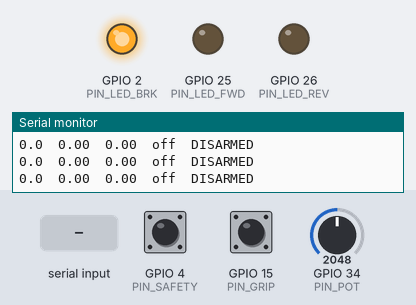
This sketch was run on a simulated ESP32. Parts: output pins drawn as LEDs (lit = HIGH), the last lines printed to the serial monitor. The inputs (shaded band) are chosen by the test bench; at power-on: GPIO 4 (PIN_SAFETY) HIGH, GPIO 15 (PIN_GRIP) HIGH, GPIO 34 (PIN_POT) = 2048 (analog values on the 0–4095 scale).

Above: at 3.9 s.
4.0 s: GPIO 4 (PIN_SAFETY) pulled LOW for 0.15 s
5.6 s: GPIO 15 (PIN_GRIP) pulled LOW for 0.15 s
7.2 s: "z" received over Serial
8.8 s: GPIO 4 (PIN_SAFETY) driven LOW and GPIO 15 (PIN_GRIP) driven LOW
10.7 s: GPIO 34 (PIN_POT) set to 2076
12.2 s: GPIO 34 (PIN_POT) set to 2103
At 12.7 s:
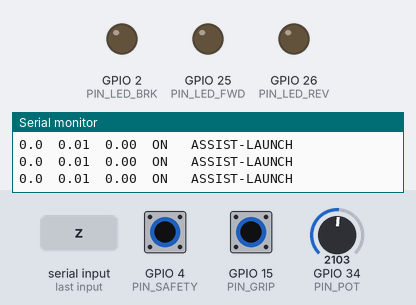
Timing chart, 0 to 15.2 s (numbered marks = the images above; inputs shaded):
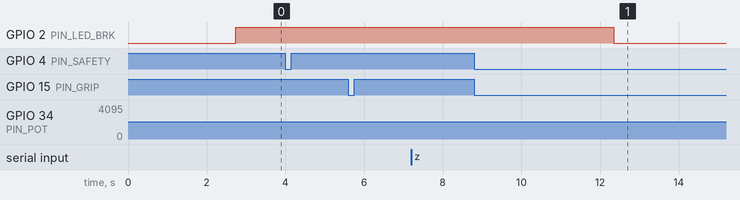

The sketch:

assist_law.ino
```cpp
/*
  assist_law.ino  —  the four-quadrant assist law, on the bench
  ESP32-WROOM-32 (30-pin, Elegoo)

  WHAT CHANGED FROM THE FIRST VERSION
  The first version treated handle force as the whole story. It isn't.
  The same force means different things depending on which way the chair
  is already rolling, and whether a hand is actually on the handle.
  This version implements the nine-cell table:

              | rolling fwd      | at rest          | rolling back
     push +   | assist, cruise   | assist, launch   | BRAKE  (deferred)
     F ~ 0    | hold speed       | brake and hold   | brake and hold
     pull -   | regen brake      | reverse, capped  | BRAKE  (deferred)

  Seven cells are implemented. The two marked deferred need speed sensing
  we don't have yet, so the rule there is blunt and safe: any backward
  roll under power gets braked.

  --------------------------------------------------------------------------
  WIRING  (one new wire vs. last time)

  10k LINEAR pot = the fake handle:
     outer leg -> 3V3,  other outer leg -> GND,  wiper -> D34
     Centered = zero force. One way push, the other pull.

  D4  -> GND  = the safety loop (E-stop NC + wrist tether, in series)
                Pull it: everything stops, and will not re-arm until the
                handle force is back near zero.

  D15 -> GND  = the GRIP SENSOR stand-in.  *** NEW WIRE ***
                In  = a hand is on the handle.
                Out = no hand.
                This is the second channel. Force alone cannot tell a
                resting hand from an absent one, and that distinction is
                the difference between "hold speed" and "stop the chair."

  D25 -> 220R -> green LED  -> GND     assist forward
  D26 -> 220R -> yellow LED -> GND     assist reverse
  D2  -> onboard LED                   braking or disarmed

  Monitor:  screen /dev/cu.usbserial-0001 115200     (quit: Ctrl-A k y)
  Commands: z = re-zero the knob,  p = pause printing
  --------------------------------------------------------------------------
*/

// ---------- pins ----------
const int PIN_POT     = 34;
const int PIN_SAFETY  = 4;
const int PIN_GRIP    = 15;
const int PIN_LED_FWD = 25;
const int PIN_LED_REV = 26;
const int PIN_LED_BRK = 2;

// ---------- the numbers worth arguing about ----------
const float F_RANGE   = 150.0f;   // N, full knob travel each way
const float DEADBAND  =   4.0f;   // N, resting hands are not a request

// Launch and cruise are NOT the same curve.
// Breaking 100 kg out of standstill wants more help, delivered slowly.
// Correcting at walking pace wants less help, delivered quickly.
const float K_LAUNCH  =   2.6f;   // assist ratio from a dead stop
const float K_CRUISE  =   1.8f;   // assist ratio at walking pace
const float RAMP_LAUNCH = 0.45f;  // s, 0 to full -- deliberately gentle
const float RAMP_CRUISE = 0.20f;  // s, 0 to full -- lag feels like fighting

const float WHEEL_R   =  0.0825f; // m, 6.5" hoverboard wheel
const float KT        =  1.00f;   // Nm/A  <-- PLACEHOLDER until VESC
                                  // motor detection measures it.
const float I_MAX     = 12.0f;    // A, drive ceiling
const float I_REGEN   =  8.0f;    // A, max braking from a pull
const float I_HOLD    =  3.0f;    // A, standstill holding brake
const float I_DECEL   =  4.0f;    // A, hands-gone controlled stop
const float I_MAX_REV =  4.0f;    // A, reverse is deliberately feeble

const float V_TAPER_START = 4.0f; // km/h, assist begins fading
const float V_TAPER_END   = 6.0f; // km/h, assist is gone
const float V_MOVING      = 0.15f;// m/s, below this we call it stopped
const float V_LAUNCH_END  = 0.8f; // m/s, gain has fully crossed to cruise

// ---------- simulated chair (a MODEL, labelled SIM in the output) ----------
const float SIM_MASS = 100.0f;    // kg, chair + occupant
const float SIM_CRR  = 0.02f;     // rolling resistance coefficient
float simSpeed = 0.0f;            // m/s, SIGNED

// ---------- state ----------
int   potZero    = 2048;
float fFiltered  = 0.0f;
float iCommanded = 0.0f;
bool  needsRearm = true;
bool  printing   = true;
unsigned long lastLoop = 0, lastPrint = 0;
const unsigned long LOOP_MS = 10;

// ---------------------------------------------------------------- helpers

float clampf(float v, float lo, float hi) {
  return v < lo ? lo : (v > hi ? hi : v);
}

// The only function that changes when the load cell arrives.
float readHandleForce() {
  int raw = analogRead(PIN_POT);
  return (float)(raw - potZero) * (F_RANGE / 2048.0f);
}

float lowpass(float in, float prev) {
  const float ALPHA = 0.25f;      // ~5 Hz at a 100 Hz loop
  return prev + ALPHA * (in - prev);
}

float deadband(float f) {
  if (f >  DEADBAND) return f - DEADBAND;
  if (f < -DEADBAND) return f + DEADBAND;
  return 0.0f;
}

// Speed, not velocity. Reverse has to taper too, or it runs away.
float taper(float kmh) {
  float s = fabs(kmh);
  if (s <= V_TAPER_START) return 1.0f;
  if (s >= V_TAPER_END)   return 0.0f;
  return 1.0f - (s - V_TAPER_START) / (V_TAPER_END - V_TAPER_START);
}

// Blend launch gain into cruise gain as the chair gets going.
float gainFor(float speed) {
  float t = clampf(fabs(speed) / V_LAUNCH_END, 0.0f, 1.0f);
  return K_LAUNCH + t * (K_CRUISE - K_LAUNCH);
}

float rampFor(float speed) {
  float t = clampf(fabs(speed) / V_LAUNCH_END, 0.0f, 1.0f);
  return RAMP_LAUNCH + t * (RAMP_CRUISE - RAMP_LAUNCH);
}

float rateLimit(float target, float current, float dt, float rampSeconds) {
  float maxStep = (I_MAX / rampSeconds) * dt;
  float d = target - current;
  d = clampf(d, -maxStep, maxStep);
  return current + d;
}

// Braking current always opposes motion, whichever way it is going.
float brakeCurrent(float amps, float speed) {
  if (speed > 0) return -amps;
  if (speed < 0) return  amps;
  return 0.0f;
}

// ---------------------------------------------------------------- setup

void setup() {
  Serial.begin(115200);
  delay(400);

  pinMode(PIN_SAFETY, INPUT_PULLUP);
  pinMode(PIN_GRIP,   INPUT_PULLUP);
  pinMode(PIN_LED_FWD, OUTPUT);
  pinMode(PIN_LED_REV, OUTPUT);
  pinMode(PIN_LED_BRK, OUTPUT);
  analogReadResolution(12);

  Serial.println();
  Serial.println("=== assist_law : four quadrant ===");
  Serial.println("Center the knob. Zeroing in 2 seconds...");
  delay(2000);

  long sum = 0;
  for (int i = 0; i < 64; i++) { sum += analogRead(PIN_POT); delay(5); }
  potZero = sum / 64;
  Serial.print("knob zero = "); Serial.println(potZero);
  Serial.println("z = re-zero,  p = pause");
  Serial.println();
  Serial.println("force_N\tcurrent_A\tSIMkmh\tgrip\tstate");

  lastLoop = millis();
}

// ---------------------------------------------------------------- loop

void loop() {
  if (Serial.available()) {
    char c = Serial.read();
    if (c == 'p') printing = !printing;
    if (c == 'z') {
      long s = 0;
      for (int i = 0; i < 32; i++) { s += analogRead(PIN_POT); delay(3); }
      potZero = s / 32;
      Serial.print("re-zeroed at "); Serial.println(potZero);
    }
  }

  unsigned long now = millis();
  if (now - lastLoop < LOOP_MS) return;
  float dt = (now - lastLoop) / 1000.0f;
  lastLoop = now;

  // ---- inputs ----
  bool loopClosed = (digitalRead(PIN_SAFETY) == LOW);   // E-stop + tether
  bool handOn     = (digitalRead(PIN_GRIP)   == LOW);   // grip sensor

  float fRaw = readHandleForce();
  fFiltered  = lowpass(fRaw, fFiltered);
  float f    = deadband(fFiltered);

  float v       = simSpeed;                 // signed, m/s
  float kmh     = v * 3.6f;
  bool  moving  = fabs(v) > V_MOVING;
  bool  fwd     = v > 0;

  // ---- arming ----
  // Closing the loop again is not enough. The handles must also be at rest,
  // or re-arming with a hand still pushing would make the chair jump.
  bool forceAtRest = (fabs(fFiltered) < DEADBAND);
  bool armed;
  if (!loopClosed)            { needsRearm = true;  armed = false; }
  else if (needsRearm)        { armed = forceAtRest; if (armed) needsRearm = false; }
  else                        { armed = true; }

  // ---- the nine cells ----
  float iTarget;
  const char* state;
  float ramp = rampFor(v);

  if (!armed) {
    iTarget = 0.0f;
    state = loopClosed ? "WAIT-REARM" : "DISARMED";
    ramp = RAMP_CRUISE;
  }
  else if (!handOn) {
    // No hand at all. At rest, hold. Moving, do NOT slam on the brake --
    // an unrestrained occupant is sitting in this thing. Ramp it down.
    if (moving) { iTarget = brakeCurrent(I_DECEL, v); state = "DECEL-NOHAND"; }
    else        { iTarget = 0.0f;                     state = "HOLD-NOHAND"; }
    ramp = RAMP_LAUNCH;
  }
  else if (f > 0.0f) {                      // ---- pushing ----
    if (moving && !fwd) {
      iTarget = brakeCurrent(I_REGEN, v);   // rolling back, being pushed fwd
      state = "BRAKE-ROLLBACK";             //   deferred cell: just brake
    } else {
      float K = gainFor(v);
      iTarget = (K * f * WHEEL_R) / KT;
      iTarget *= taper(kmh);
      iTarget = clampf(iTarget, 0.0f, I_MAX);
      state = moving ? "ASSIST-CRUISE" : "ASSIST-LAUNCH";
    }
  }
  else if (f < 0.0f) {                      // ---- pulling ----
    if (moving && fwd) {
      // Pulling back on a chair that is rolling forward is a request to
      // SLOW DOWN, not to drive backward. This was the worst bug in v1.
      float frac = clampf(-f / 60.0f, 0.0f, 1.0f);
      iTarget = brakeCurrent(I_REGEN * frac, v);
      state = "REGEN-BRAKE";
    } else if (!moving) {
      float K = gainFor(v);
      iTarget = (K * f * WHEEL_R) / KT;
      iTarget = clampf(iTarget, -I_MAX_REV, 0.0f);   // reverse stays feeble
      state = "REVERSE-CAPPED";
    } else {
      iTarget = brakeCurrent(I_REGEN, v);   // deferred cell
      state = "BRAKE-ROLLBACK";
    }
  }
  else {                                    // ---- hand on, not pushing ----
    if (moving) {
      // Walking along with the chair is not a request to stop.
      // No torque, and crucially NO BRAKE.
      iTarget = 0.0f;
      state = "HOLD-SPEED";
    } else {
      iTarget = 0.0f;
      state = "BRAKE-HOLD";                 // parked. the motor holds it.
    }
  }

  iCommanded = rateLimit(iTarget, iCommanded, dt, ramp);

  // ---- outputs: LEDs standing in for the motor ----
  int duty = (int)(255.0f * fabs(iCommanded) / I_MAX);
  duty = duty > 255 ? 255 : duty;
  bool braking = (iCommanded * v < 0) || (!moving && !handOn) ||
                 (!moving && f == 0.0f && armed);

  if (!armed) {
    analogWrite(PIN_LED_FWD, 0);
    analogWrite(PIN_LED_REV, 0);
    digitalWrite(PIN_LED_BRK, HIGH);
  } else {
    digitalWrite(PIN_LED_BRK, braking ? HIGH : LOW);
    analogWrite(PIN_LED_FWD, iCommanded > 0 ? duty : 0);
    analogWrite(PIN_LED_REV, iCommanded < 0 ? duty : 0);
  }

  // ---- simulated chair ----
  float fMotor = armed ? (iCommanded * KT / WHEEL_R) : 0.0f;
  float fHand  = handOn ? f : 0.0f;
  float fDrag  = (v > 0 ? 1.0f : (v < 0 ? -1.0f : 0.0f)) * SIM_CRR * SIM_MASS * 9.81f;
  float accel  = (fHand + fMotor - fDrag) / SIM_MASS;
  float vNew   = v + accel * dt;
  // braking must not drag the chair backward through zero
  if (v > 0 && vNew < 0 && fMotor < 0) vNew = 0;
  if (v < 0 && vNew > 0 && fMotor > 0) vNew = 0;
  simSpeed = clampf(vNew, -3.0f, 3.0f);
  if (fabs(simSpeed) < 0.01f) simSpeed = 0.0f;

  // ---- print ----
  if (printing && now - lastPrint >= 100) {
    lastPrint = now;
    Serial.print(f, 1);               Serial.print('\t');
    Serial.print(iCommanded, 2);      Serial.print('\t');
    Serial.print(simSpeed * 3.6f, 2); Serial.print('\t');
    Serial.print(handOn ? "ON " : "off"); Serial.print('\t');
    Serial.println(state);
  }
}
```

Measured:
- the behaviour switches between 2102 and 2103 on GPIO 34 (PIN_POT) (found by bisection; images 0 and 1)
- after the input at 12.2 s, GPIO 2 (PIN_LED_BRK): HIGH → LOW after 0.15 s
